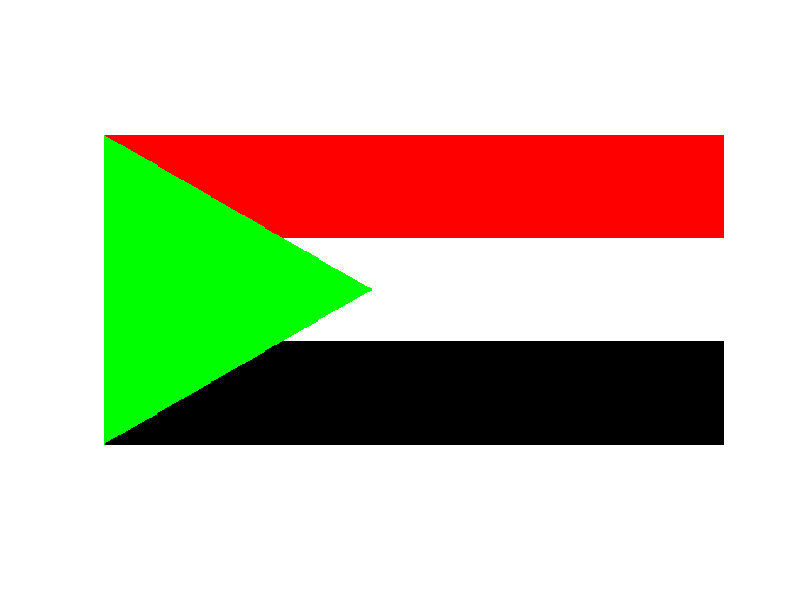

This chart was generated by the following MATLAB code:
I=zeros(300,600,3);
I(1:100,:,1)=255;
I(101:200,:,:)=255;
c1=1/sqrt(3)-1;
c2=-300-1/sqrt(3);
for i=1:size(I,1)
    for j=1:size(I,2)
        y=-i;
        x=j;
        if((y+x/sqrt(3))<=c1 && (y-x/sqrt(3))>=c2)
            I(i,j,:)=0;
            I(i,j,2)=1;
        end
    end
end
figure,imshow(I);